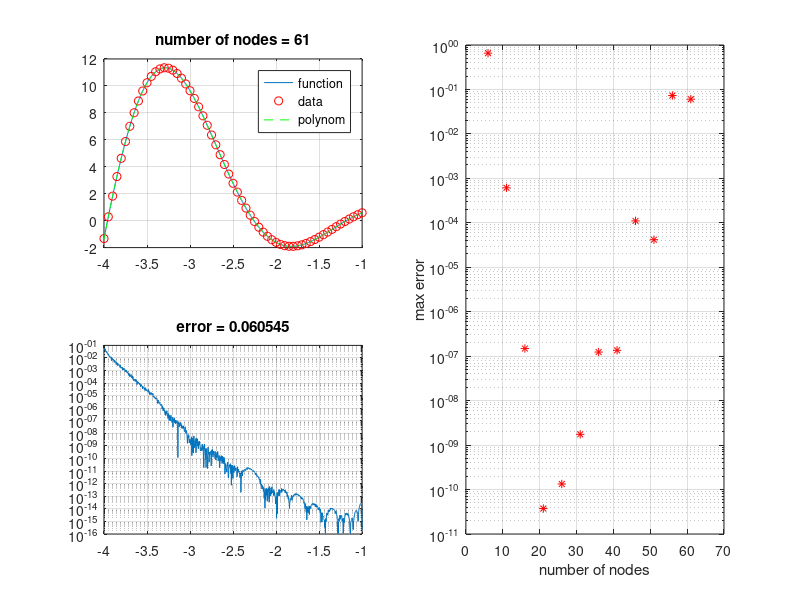

The MATLAB script that drew this image:
f = @(x) x.^2.*cos(2*x)+1;

figure
for n = 5:5:60
subplot(2,2,1)
a = -4;
b = -1;
fplot(f, [a,b]);
% n = 15;
x_i = linspace(a, b, n+1);
y_i = f(x_i);
hold on
grid on
plot(x_i, y_i, 'or');
coef = polyfit(x_i, y_i, n);
p = @(x) polyval(coef, x);
xx = linspace(a, b, 1000);
p_xx = p(xx);
hold on
plot(xx, p_xx, '--g');
legend('function', 'data', 'polynom');
title(['number of nodes = ', num2str(n+1)])
hold off

error = abs(p_xx - f(xx));
subplot(2,2,3)
% hold on
semilogy(xx, error);
grid on
max_err = max(error);
title(['error = ', num2str(max_err)])
% hold off
subplot(2,2,[2,4])
semilogy(n+1, max_err, '*r');
hold on
grid on
xlabel('number of nodes')
ylabel('max error')
pause(1);
end